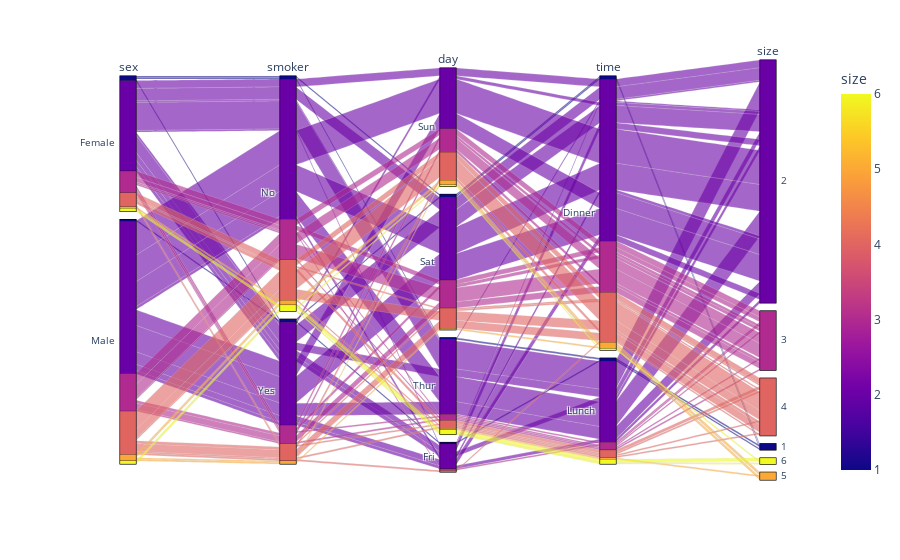

The notebook cell saved with this chart:
### Code cell
import plotly.express as px

tips = px.data.tips()
px.parallel_categories(
    tips, color="size"
).show()

### Figure 1 — Plotly figure (JSON) as saved in the notebook; plotly's stock layout.template omitted (floating-point values rounded to 4 significant figures; data arrays with more than 128 entries replaced by an {"elided": "..."} marker saying what was removed)
{"data": [{"dimensions": [{"label": "sex", "values": {"elided": "244 str values"}}, {"label": "smoker", "values": {"elided": "244 str values"}}, {"label": "day", "values": {"elided": "244 str values"}}, {"label": "time", "values": {"elided": "244 str values"}}, {"label": "size", "values": {"elided": "244 int values"}}], "domain": {"x": [0, 1], "y": [0, 1]}, "line": {"color": {"elided": "244 int values"}, "coloraxis": "coloraxis"}, "name": "", "type": "parcats"}], "layout": {"coloraxis": {"colorbar": {"title": {"text": "size"}}, "colorscale": [[0, "#0d0887"], [0.1111, "#46039f"], [0.2222, "#7201a8"], [0.3333, "#9c179e"], [0.4444, "#bd3786"], [0.5556, "#d8576b"], [0.6667, "#ed7953"], [0.7778, "#fb9f3a"], [0.8889, "#fdca26"], [1, "#f0f921"]]}, "legend": {"tracegroupgap": 0}, "margin": {"t": 60}}}
